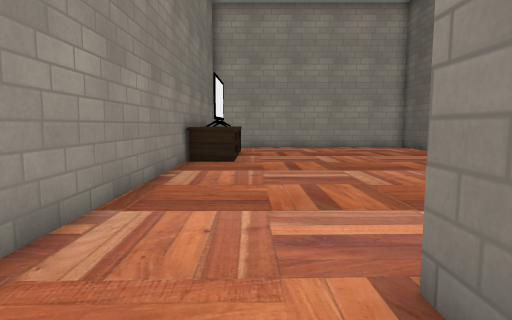
view 1 (above)

13 first-person views from a walk through a Godot game level. The camera is 1.3 m above the floor, tilts 6° down and sees 75° across. Doors that lead somewhere are drawn open, without their leaves. The floor is counted in squares, 1 m on a side. Each view is taken from the middle of a square. On the plan, view 1 faces up. The plan holds only what a view shows up to about 14 squares ahead; the rest is blank. The place goes on beyond the plan. Characters and animated objects are not drawn. Some surface patterns are stand-ins.

view 2
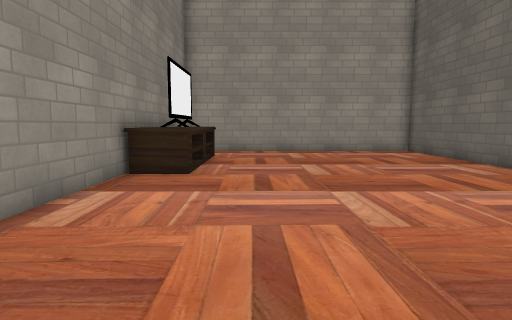

view 3
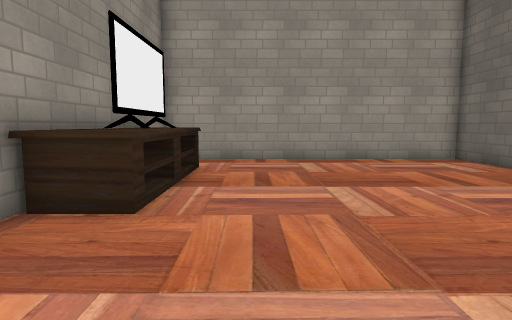

view 4
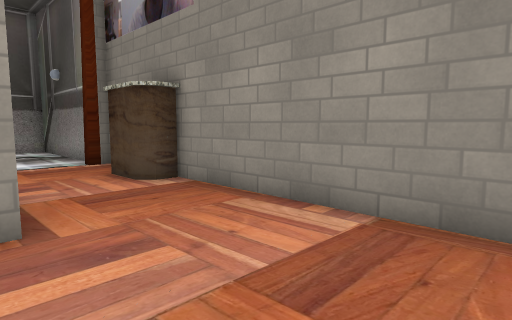

view 5
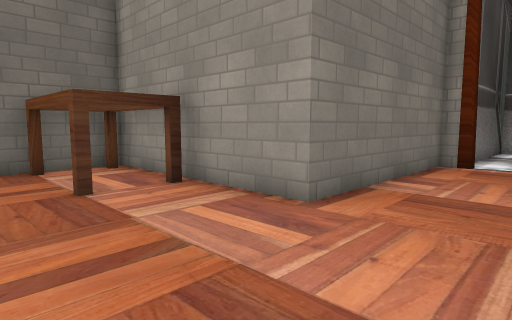

view 6
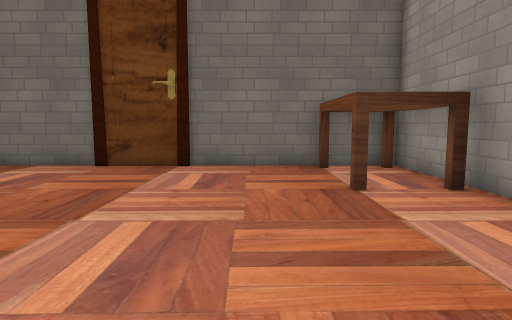

view 7
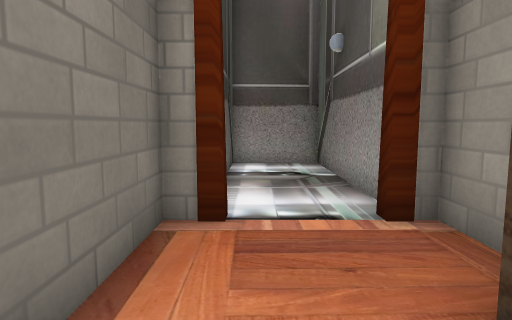

view 8
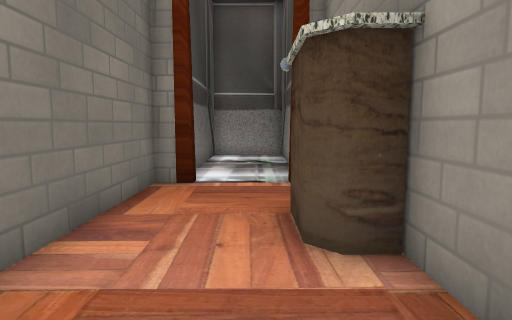

view 9
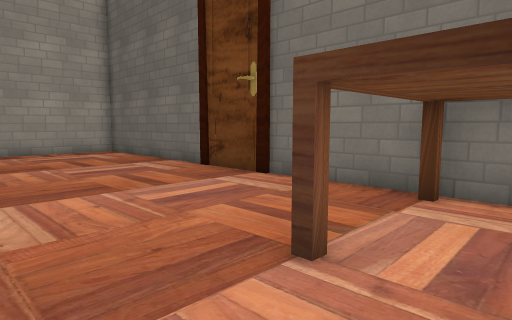

view 10
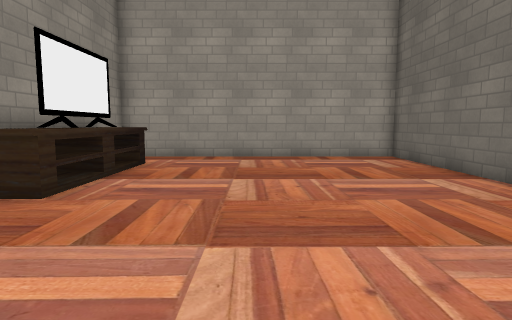

view 11
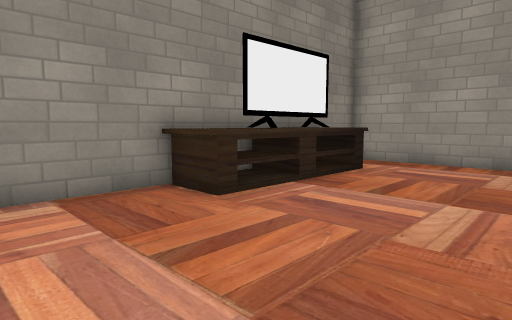

view 12
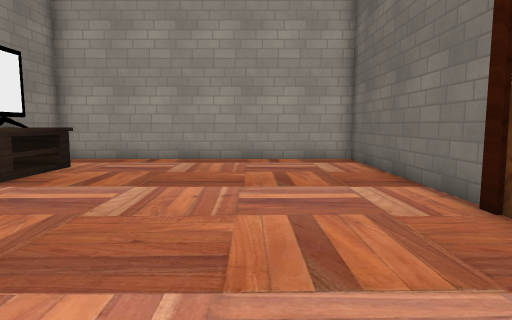

view 13
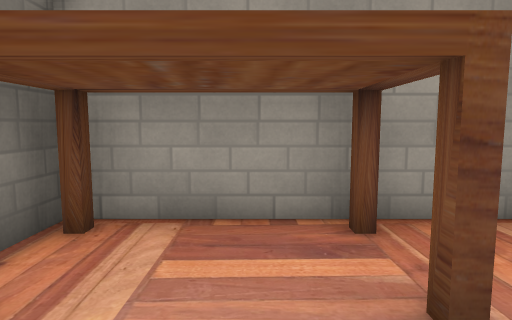

### Floor plan
Points are (right, up) in squares from view 1. A wall is a line through its corners. A room is listed if a view was taken in it or the views show most of it. See-through windows are left out.
Room 1 (views 1, 2, 3, 4, 5, 6, 7, 8, 9, 10, 11, 12, 13)
walls: (-0.8, 11.8) (-2.4, 11.8); (-0.8, 13.5) (-0.8, 11.6) (-2.5, 11.6); (-0.8, 15.5) (-0.8, 14.4); (-0.8, 17.6) (-0.8, 16.4); (-2.5, -3.2) (-2.5, -4.5) (-1.8, -4.5); (0.4, -4.5) (1.3, -4.5) (1.3, 2.5) (8.6, 2.5) (8.6, 19.7) (-2.5, 19.7) (-2.5, -0.4)
low walls: (-0.8, 16.8) (-2.3, 16.8)
ways out: open door at (-0.8, -4.8) to room 2
objects: table (-2, -2) to (-2, 0); TV (-2, 14) to (-1, 16); table (5, 3) to (8, 5)
Room 2 (no view inside)
walls: (-2.1, -5.6) (-2.1, -11.4) (0.8, -11.4) (0.8, -6.4)
ways out: open door at (-0.8, -4.8) to room 1

Positions as (right, up) in squares from view 1, and headings:
1: (0, 0), facing up
2: (1, 3), facing up
3: (1, 7), facing up
4: (2, 7), facing down-left
5: (-2, 7), facing down-right
6: (-2, 7), facing right
7: (0, 0), facing down
8: (-1, 3), facing down
9: (2, 3), facing up-right
10: (3, 6), facing up
11: (4, 8), facing up-left
12: (5, 7), facing up
13: (6, 7), facing down
